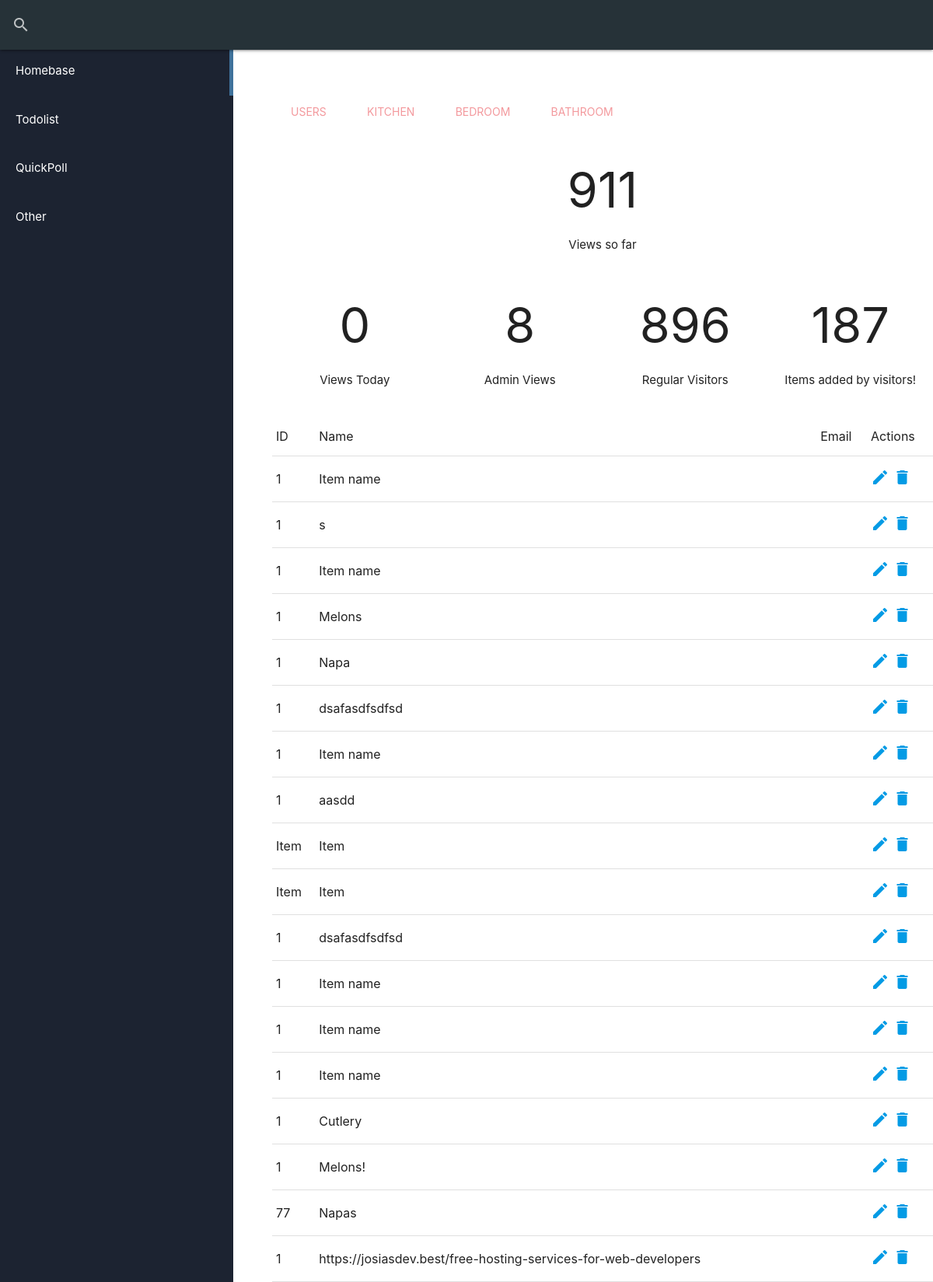
Screenshot of /web/admin/_home_bcxkspna_public_html_admin_index.php (signed in) with the database file from the repository.
### tables this page shows
CREATE TABLE `products` (
  `id` int(11) NOT NULL,
  `name` varchar(100) NOT NULL,
  `qty` varchar(100) DEFAULT NULL,
  `price` varchar(100) DEFAULT NULL,
  `login_id` int(11) NOT NULL,
  `star` text DEFAULT '0'
);

### web/admin/_home_bcxkspna_public_html_admin_index.php (the view, shortened to what this page needs)
<?php
$databaseHost = 'sql204.epizy.com';
$databaseName = 'epiz_26877943_inventory_with_crud';
$databaseUsername = 'epiz_26877943';
$databasePassword = 'pYLIZRktLbr';
$mysqli = mysqli_connect($databaseHost, $databaseUsername, $databasePassword, $databaseName);
?>
<?php
$databaseHost = 'sql204.epizy.com';
$databaseName = 'epiz_26877943_admin';
$databaseUsername = 'epiz_26877943';
$databasePassword = 'pYLIZRktLbr';
$audita = mysqli_connect($databaseHost, $databaseUsername, $databasePassword, $databaseName);
 $audit = mysqli_query($audita, "SELECT * FROM products WHERE login_id=".$_SESSION['id']." ORDER BY id DESC");
?>
<?php
$asdf = mysqli_query($mysqli, "SELECT * FROM analytics ORDER BY id DESC");
$aqty = date("d/M/Y");
$today = mysqli_query($mysqli, "SELECT * FROM analytics WHERE qty='".$aqty."' ORDER BY id DESC");
$todaya = mysqli_query($mysqli, "SELECT * FROM analytics WHERE name='ADMIN' ORDER BY id DESC");
$todayb = mysqli_query($mysqli, "SELECT * FROM analytics WHERE name='Regular user' ORDER BY id DESC");
$i1 = mysqli_query($mysqli, "SELECT * FROM products ORDER BY id DESC");
$i2 = mysqli_query($mysqli, "SELECT * FROM garage ORDER BY id DESC");
$i3 = mysqli_query($mysqli, "SELECT * FROM bathroom ORDER BY id DESC");
$i4 = mysqli_query($mysqli, "SELECT * FROM bedroom ORDER BY id DESC");
$i5 = mysqli_query($mysqli, "SELECT * FROM camping ORDER BY id DESC");
$i6 = mysqli_query($mysqli, "SELECT * FROM family ORDER BY id DESC");
$i7 = mysqli_query($mysqli, "SELECT * FROM laundry ORDER BY id DESC");
$i8 = mysqli_query($mysqli, "SELECT * FROM storageroom ORDER BY id DESC");
$i9 = mysqli_query($mysqli, "SELECT * FROM todo ORDER BY id DESC");
$i10 = mysqli_query($mysqli, "SELECT * FROM bm ORDER BY id DESC");
$i11 = mysqli_query($mysqli, "SELECT * FROM inbox ORDER BY id DESC");
$i12 = mysqli_query($mysqli, "SELECT * FROM grocerylist ORDER BY id DESC");
$todayc = mysqli_num_rows($i1) + mysqli_num_rows($i2)+ mysqli_num_rows($i3)+ mysqli_num_rows($i4)+ mysqli_num_rows($i5)+mysqli_num_rows($i6) + mysqli_num_rows($i7)+ mysqli_num_rows($i8)+ mysqli_num_rows($i9)+ mysqli_num_rows($i10)+ mysqli_num_rows($i11) + mysqli_num_rows($i12);
?>
<!DOCTYPE html>
<html>
<head>
<link rel="stylesheet" href="https://cdnjs.cloudflare.com/ajax/libs/materialize/1.0.0/css/materialize.min.css">
</head>
<body>
<div class="sidebar" style="width: 300px;">
        <li class="tab tablink waves-effect waves-block waves-light"onclick="openPage('Home', this, '5px solid #3F729B')" id="defaultOpen"><a>Homebase</a></li>
        <li class="tab tablink waves-effect waves-block waves-light"onclick="openPage('News', this, '5px solid #3F729B')"><a>Todolist</a></li>
        <li class="tab tablink waves-effect waves-block waves-light"onclick="openPage('About', this, '3px solid #3F729B')"><a href="#test3">QuickPoll</a></li>
        <li class="tab tablink waves-effect waves-block waves-light"onclick="openPage('Contact', this, '5px solid #3F729B')"><a href="#test4">Other</a></li>
</div>
  <nav style="background: #263238;position: fixed;top:0;left:0;width: 100%;z-index:999999999">
    <div class="nav-wrapper">
      <form  method="GET" action="search.php">
        <div class="input-field">
          <input id="search" type="search" required autocomplete="off" name="q">
          <label class="label-icon" for="search"><i class="material-icons">search</i></label>
          <i class="material-icons">close</i>
        </div>
      </form>
    </div>
  </nav>
<div style="margin-top: 120px;margin-left: 350px">
<div id="Home" class="tabcontent">
  <ul class="tabs">
        <li class="tab tablink"onclick="openPage('users', this, '3px solid black')" id="defaultOpen"><a >Users</a></li>
        <li class="tab tablink"onclick="openPage('Kitchen', this, '3px solid black')"><a>Kitchen</a></li>
        <li class="tab tablink"onclick="openPage('Bedroom', this, '3px solid black')"><a href="#test3">Bedroom</a></li>
        <li class="tab tablink"onclick="openPage('Bathroom', this, '3px solid black')"><a href="#test4">Bathroom</a></li>
      </ul>
     <h1 class=center> <?php echo mysqli_num_rows($asdf); ?></h1>
     <p class="center">Views so far</p>
     <div class="row">
     <div class="col s3">
      <h1 class=center> <?php echo mysqli_num_rows($today); ?></h1>
     <p class="center">Views Today</p>
     </div>
     <div class="col s3">
     <h1 class=center> <?php echo mysqli_num_rows($todaya); ?></h1>
     <p class="center">Admin Views</p>
     </div>
     <div class="col s3">
     <h1 class=center> <?php echo mysqli_num_rows($todayb); ?></h1>
     <p class="center">Regular Visitors</p>
     </div>
     <div class="col s3">
     <h1 class=center> <?php echo $todayc; ?></h1>
     <p class="center">Items added by visitors!</p>
     </div>
     </div>
  <table class="table" id="myTable">
<tr >
<td>ID</td>
<td>Name</td>
<td class="d-none">Email</td>
<td style="width:10%">Actions</td>
</tr>
<?php
while($audita = mysqli_fetch_array($audit)) {
echo "<tr>";
echo "<td>".$audita['qty']."</td>";
echo "<td>".$audita['name']."</td>";
echo "<td class=\"d-none\">".$audita['email']."</td>";
echo "<td><a href=\"edit.php?id=$audita[id]\"><i class='material-icons'>edit</i></a> <a href=\"delete.php?id=$audita[id]\" onClick=\"return confirm('Are you sure you want to delete?')\"><i class='material-icons'>delete</i></a></td>";
}
?>
</table>
</div>
</body>
</html>

### web/admin/_home_bcxkspna_public_html_admin_index.php (style rules this page uses)
.sidebar { position:fixed; top:0; left:0; min-width: 300px; height: 100%; background: #1C2331; margin-top: 60px; }
.sidebar li { width:100%; padding: 20px; color:white !important; }
.sidebar * { color: white; list-style-type: none }

### rows the page displays
products: qty "1", name "Item name"
products: qty "1", name "s"
products: qty "1", name "Item name"
products: qty "1", name "Melons"
products: qty "1", name "Napa"
products: qty "1", name "dsafasdfsdfsd"
products: qty "1", name "Item name"
products: qty "1", name "aasdd"
products: qty "Item", name "Item"
products: qty "Item", name "Item"
products: qty "1", name "dsafasdfsdfsd"
products: qty "1", name "Item name"
products: qty "1", name "Item name"
products: qty "1", name "Item name"
products: qty "1", name "Cutlery"
products: qty "1", name "Melons!"
products: qty "77", name "Napas"
products: qty "1", name "https://josiasdev.best/free-hosting-services-for-web-developers"

### other values shown
mysqli_num_rows($asdf) "911"
mysqli_num_rows($today) "0"
mysqli_num_rows($todaya) "8"
mysqli_num_rows($todayb) "896"
$todayc "187"
